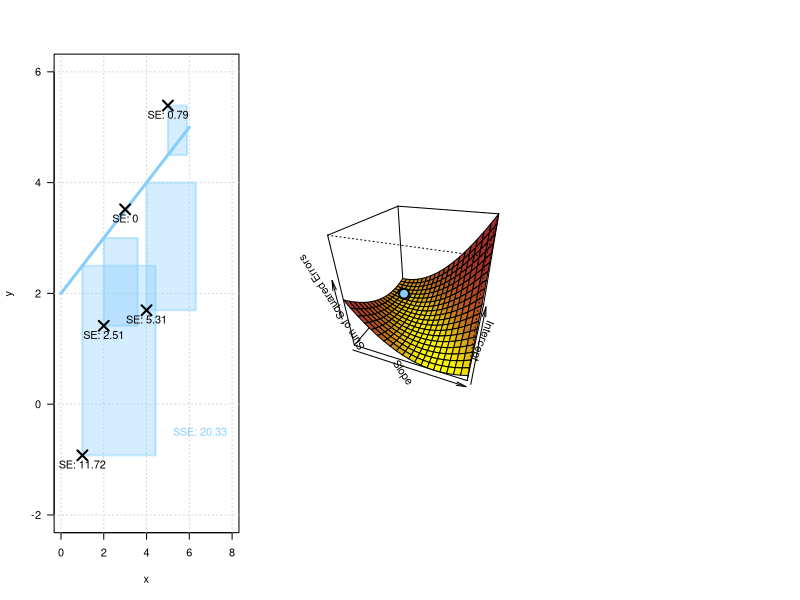

Write R code to recreate this figure.
par(mfrow = c(1,3))

## Two different lines for the SSE:
## ================================

colBlue   = function (alpha) { rgb(135, 206, 255, alpha, maxColorValue = 255) }
colOrange = function (alpha) { rgb(255, 185,  15, alpha, maxColorValue = 255) }
colGreen  = function (alpha) { rgb(188, 238, 104, alpha, maxColorValue = 255) }

set.seed(pi)

x = 1:5
y = x + rnorm(5, 0, 2)

plot(x, y, ylim = c(-2, 6), xlim = c(0, 8), cex = 2, pch = 4, las = 1)
# title("1. Different lines produces \ndifferent SSEs", xpd = TRUE)
grid()

# Line 1:

a = 0.5
b = 2

curve(a * x + b, add = TRUE, from = 0, to = 6, col = colBlue(255), lwd = 3)

y1 = a * x + b
w = abs(y - y1)

rect(xleft = x, ybottom = y, xright = x + w, ytop = y1, col = colBlue(90),
  border = colBlue(120), lwd = 2)
text(x = x, y = y, labels = paste0("SE: ", round((y1 - y)^2, 2)), pos = 1)
text(x = 6.5, y = -0.5, labels =  paste0("SSE: ", sum(round((y1 - y)^2, 2))),
  col = colBlue(255))

sse1 = sum((y - a * x - b)^2)

# # Line 2:
# a = 0.2
# b = 2
# 
# curve(a * x + b, add = TRUE, from = 0, to = 6, col = colOrange(255), lwd = 3)
# 
# y2 = a * x + b
# w = abs(y - y2)
# 
# rect(xleft = x, ybottom = y, xright = x + w, ytop = y2, col = colOrange(90),
#   border = colOrange(120), lwd = 2)
# 
# sse2 = sum((y - a * x - b)^2)
# 


points(x, y, cex = 2, pch = 4, lwd = 2)

## 3d SSE:
## =======

x.values = x

n.draw = 20
a.try = seq(0, 1.5, length.out = n.draw)
b.try = seq(-1, 3, length.out = n.draw)

Z = matrix(NA_real_, ncol = n.draw, nrow = n.draw)

for (i in seq_along(a.try)) {
  for (j in seq_along(b.try)) {
    Z[i, j] = sum((y - a.try[i] * x - b.try[j])^2)
  }
}

# Define some nice colors and reshape them to a color matrix:
cols = as.factor(Z[-n.draw, -n.draw])
cols.ramp = colorRampPalette(c("yellow", "brown"))(length(levels(cols)))
levels(cols) = cols.ramp
cols = as.character(cols)

p = persp(x = a.try, y = b.try, z = Z, col = cols, theta = 20, phi = 30,
  # main = "2. Surface of the SSE",
  xlab = "Slope", ylab = "Intercept", zlab = "Sum of Squared Errors")

points.3d = trans3d(x = 0.2, y = 2, z = sse1, pmat = p)
points(points.3d, col = colBlue(255), pch = 16, cex = 2)
points(points.3d, col = "black", pch = 1, cex = 2, lwd = 2)

# points.3d = trans3d(x = c(0.2, 0.5), y = c(2,2), z = c(sse1, sse2), pmat = p)
# points(points.3d, col = c(colBlue(255), colOrange(255)), pch = 16, cex = 2)
# points(points.3d, col = "black", pch = 1, cex = 2, lwd = 2)



# sse.optimal = sum((y - x)^2)
# 
# points.3d.optimal = trans3d(x = 1, y = 0, z = sse.optimal, pmat = p)
# points(points.3d.optimal, col = colGreen(255), pch = 16, cex = 2)
# points(points.3d.optimal, col = "black", pch = 1, cex = 2, lwd = 2)

# Last image:
# ===========

# set.seed(pi)
# 
# x = 1:5
# y = x + rnorm(5, 0, 2)
# 
# plot(x, y, ylim = c(-2, 6), xlim = c(0, 8), cex = 2, pch = 4, las = 1)
# # title("3. Line corresponding to the \noptimal SSE", line = 1, xpd = TRUE)
# grid()
# a = 1
# b = 0
# 
# curve(a * x + b, add = TRUE, from = 0, to = 6, col = colGreen(255), lwd = 3)
# 
# y1 = a * x + b
# w = abs(y - y1)
# 
# rect(xleft = x, ybottom = y, xright = x + w, ytop = y1, col = colGreen(90),
#   border = colGreen(120), lwd = 2)
# 
# points(x, y, cex = 2, pch = 4, lwd = 2)

plot(x = 0, y = 0, axes = FALSE, col = "white", xlab = "yvalue", ylab = "xvalue", col.lab = "white")

par(mfrow = c(1,1))
